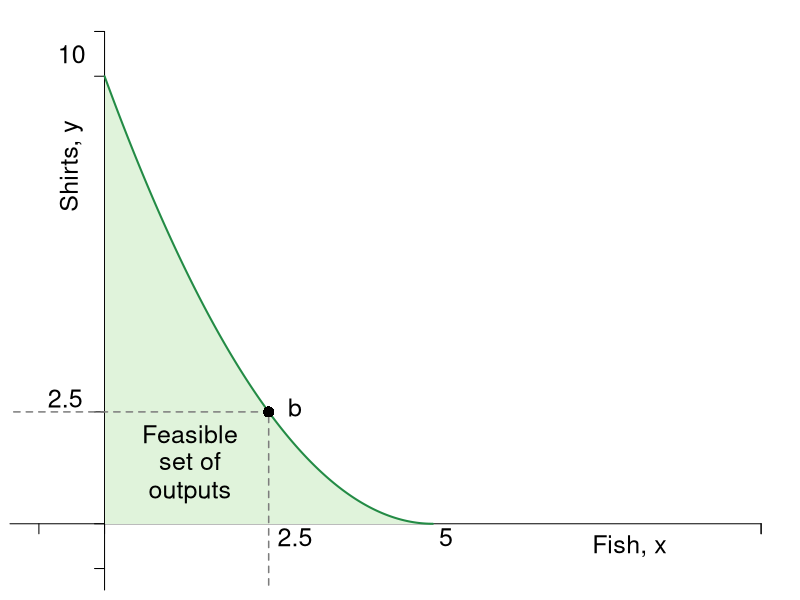

Reproduce this figure in R.
#Graph Designer: Simon Halliday
#Authors: Bowles, Foley and Halliday
#Title: Coordination, Conflict and Competition: A Text in Microeconomics

require(shape)
#pdf(file = "specprodexch/ppf_eos.pdf", width = 9, height = 9)

#Set parameters for graphics
pointsize <- 1.8
axislabelsize <- 1.8
labelsize <- 1.5
namesize <- 1.8
annotatesize <- 1.5
graphlinewidth <- 2
segmentlinewidth <- 1.5

COL <- c("#7fc97f", "#beaed4", "#fdc086", "#ffff99", "#386cb0", "#f0027f", "#bf5b17", "#666666")
COLA <- c("#e0f3db", "#99d8c9","#66c2a4","#41ae76", "#238b45", "#005824")
COLB <- c("#4eb3d3", "#2b8cbe", "#0868ac","#084081")
grays <- gray.colors(25, start = 1, end = 0)
CBCols <- c("#009E73","#0072B2","#E69F00")


#Edited the margins to cater for the larger LHS labels
par(mar =  c(0.5, 0.5, 0.5, 0.5))

#Change this to make it log of l 

# ppf <- function(l, k = 0.5) {
#   k * (1/l)
# }

ppf <- function(fish, k = 0.1, alpha = 2, maxfish = 5) {
  k * (fish - maxfish)^alpha
}

# fishProd <- function(l, k = 0.5){
#   (-k)*l
# }

# feasibleLabor <- function(l, time = 10){
#   - time - l
# }
# 
# manufactureProd <- function(l, k = 0.1, alpha = 2){
#   k * (-l)^alpha
#}

xlims <- c(-1, 10)
ylims <- c(-1, 11)

npts <- 501 
x <- seq(xlims[1], xlims[2], length.out = npts)
y <- seq(ylims[1], ylims[2], length.out = npts) 
a <- c(13, 15, 17)

plot(0, 0, xlim = xlims, ylim = ylims, type = "n",
     xlab = expression(paste("")),
     ylab = expression(paste("")), 
     xaxt = "n", 
     yaxt = "n", 
     cex.lab = axislabelsize, 
     bty = "n"
)

ticksy <- c(ylims[1], -10, -5, 0, 2.5, 10, ylims[2])
ylabels <- c(NA, NA, NA, NA, NA, NA, NA)
ticksx <- c(xlims[1], -10, -5, 0, 10, xlims[2])
xlabels <- c(NA, NA, NA, NA, NA, NA)

axis(1, at = ticksx, pos = 0, labels = xlabels)
axis(2, at = ticksy, pos = 0, labels = ylabels, las = 1)

npts <- 500 
xx1 <- seq(0, 5, length.out = npts)
xx2 <- seq(0, xlims[2], length.out = npts)
xx3 <- seq(xlims[1], 0, length.out = npts)
xx4 <- seq(-11, 0, length.out = npts)

#Draw the polygon for shading the feasible set
xpoly1 <- seq(from = 0, to = 5, length.out = 500)
ypoly1 <- ppf(xpoly1, k = 10/25, alpha = 2, maxfish = 5)
polygon(x = c(xpoly1, rev(xpoly1[1])), y = c(ypoly1, rev(ypoly1)[1]), col=COLA[1], density=NULL, border = NA)

# # shade 
# polygon(x = c(-10, 0, 0), 
#         y = c(0, 0, -10),
#         border = FALSE, col = adjustcolor(COL[3], alpha.f = 0.5))


#Draw the graphs
lines(xx1, ppf(xx1, k = 10/25, alpha = 2, maxfish = 5), col = COLA[5], lwd = graphlinewidth)
# lines(xx2, fishProd(xx2, k = 2), col = COLB[3], lwd = graphlinewidth)
# lines(xx3, feasibleLabor(xx3, time = 10), col = CBCols[3], lwd = graphlinewidth)
# lines(xx4, manufactureProd(xx4, k = 0.1, alpha = 2), col = COLB[4], lwd = graphlinewidth)

#mtext(expression(paste("Quantity of fish, ", x)), side=1, line = 2.5, cex = axislabelsize)
text(-0.5, 8, expression(paste("Shirts, ", y)), xpd = TRUE, cex = annotatesize, srt = 90) 
text(8, -0.5, expression(paste("Fish, ", x)), xpd = TRUE, cex = annotatesize)
text(0.5, -7.5, expression(paste("Labor for fish, ", l^f)), xpd = TRUE, cex = annotatesize, srt= 90) 
text(-7.5, 0.5, expression(paste("Labor for shirts, ", l^s)), xpd = TRUE, cex = annotatesize)

#Label the points on the axes we want
text(-0.6, 2.8, expression(paste(2.5)), xpd = TRUE, cex = annotatesize)
text(-0.5, 10.5, expression(paste(10)), xpd = TRUE, cex = annotatesize)
text(2.9, -0.3, expression(paste(2.5)), xpd = TRUE, cex = annotatesize)
text(5.2, -0.3, expression(paste(5)), xpd = TRUE, cex = annotatesize)
text(-5.3, -0.3, expression(paste(5)), xpd = TRUE, cex = annotatesize)
text(-0.3, -5.3, expression(paste(5)), xpd = TRUE, cex = annotatesize)
text(-10.4, -0.3, expression(paste(10)), xpd = TRUE, cex = annotatesize)
text(-0.5, -10.3, expression(paste(10)), xpd = TRUE, cex = annotatesize)

#Label the two production functions
#Clothing
# text(-3.25, 6, expression(paste("Shirt production")), xpd = TRUE, cex = annotatesize)
# text(-3.15, 4.8, expression(paste(y == frac(1,10)(l^s)^2)), xpd = TRUE, cex = annotatesize)
# Arrows(-4.6, 4.8, -6.5, 4.8, col = "black", lty = 1, lwd = 2, arr.type = "triangle", arr.lwd = 0.5)

#Fishing
# text(6.8, -4.8, expression(paste("Fish production")), xpd = TRUE, cex = annotatesize)
# text(7, -6, expression(paste(x == frac(1,2)(l^f))), xpd = TRUE, cex = annotatesize)
# Arrows(5.8, -6, 3.5, -6, col = "black", lty = 1, lwd = 2, arr.type = "triangle", arr.lwd = 0.5)

#Draw segments for the 50/50 split of time
segments(-5, -5, -5, 2.5, lty = 2, col = grays[20], lwd = segmentlinewidth)
segments(-5, -5, 2.5, -5, lty = 2, col = grays[20], lwd = segmentlinewidth)
segments(-5, 2.5, 2.5, 2.5, lty = 2, col = grays[20], lwd = segmentlinewidth)
segments(2.5, -5, 2.5, 2.5, lty = 2, col = grays[20], lwd = segmentlinewidth)

#Annotate Max time on clothes
# segments(-10, 0, -10, 10, lty = 2, col = grays[20], lwd = segmentlinewidth)
# segments(-10, 10, 0, 10, lty = 2, col = grays[20], lwd = segmentlinewidth)
# text(-6.5, 9.5, expression(paste("10 hrs of labor")), cex = annotatesize)
# text(-6.5, 8.7, expression(paste("for shirts produces")),  cex = annotatesize)
# text(-6.5, 8.1, expression(paste("10 shirts")),  cex = annotatesize)
# points(-10, 10, pch = 16, col = "black", cex = 1.5)
# text(-9.7, 10.5, expression(paste("a")),  cex = annotatesize)
# 
# points(-5, 2.5, pch = 16, col = "black", cex = 1.5)
# text(-5, 3, expression(paste("e")), cex = annotatesize)

#Annotate Max time on fishing
# segments(0, -10, 5, -10, lty = 2, col = grays[20], lwd = segmentlinewidth)
# segments(5, -10, 5, 0, lty = 2, col = grays[20], lwd = segmentlinewidth)
# text(7.8, -8.4, expression(paste("10 hrs of labor")), cex = annotatesize)
# text(7.8, -9.2, expression(paste("for fishing produces")),cex = annotatesize)
# text(7.8, -9.9, expression(paste("5 kgs of fish")), cex = annotatesize)
# points(5, -10, pch = 16, col = "black", cex = 1.5)
# text(4.6, -10.5, expression(paste("c")), cex = annotatesize)
# 
points(2.5, -5, pch = 16, col = "black", cex = 1.5)
text(3, -5, expression(paste("f")), cex = annotatesize)

#Annotate point on ppf 
points(2.5, 2.5, pch = 16, col = "black", cex = 1.5)
#text(5.6, 3.35, expression(paste("12.5 Shirts and")),cex = annotatesize)
#text(5.6, 2.75, expression(paste("2.5 Kilograms of Fish")), cex = annotatesize)
text(2.9, 2.6, expression(paste("b")), cex = annotatesize)

#Annotate point on labor feasibility frontier
# points(-5, -5, pch = 16, col = "black", cex = 1.5)
# text(-6.75, -5, expression(paste(list(l^S ==5, l^F == 5) )),cex = annotatesize)
# text(-4.5, -4.5, expression(paste("d")),cex = annotatesize)


# Arrows(-3, -8.5, -3, -7.5, col = "black", lty = 1, lwd = 2, arr.type = "triangle", arr.lwd = 0.5)
# text(-3, -9, expression("Constraint"),cex = labelsize)
text(-3, -9.6, expression("on total"),cex = labelsize, xpd = TRUE)
# text(-3, -10.2, expression("labor hours"),cex = labelsize, xpd = TRUE)
# text(-3, -11, expression(paste(l^S + l^F <= 10)),cex = annotatesize)
#Arrows(-6, -7, -3.5, -7, col = "black", lty = 1, lwd = 2, arr.type = "triangle", arr.lwd = 0.5)

#Label the feasible frontier
text(1.3, 2, expression("Feasible"), cex = annotatesize)
text(1.3, 1.4, expression("set of"), cex = annotatesize)
text(1.3, 0.7, expression("outputs"), cex = annotatesize)

# Label constaint 
#Label the feasible frontier
# text(-2.65, -2.2, expression("Feasible"),cex = labelsize)
# text(-2.65, -2.8, expression("set of"),cex = labelsize)
# text(-2.65, -3.4, expression("labor hours"),cex = labelsize)


dev.off()
